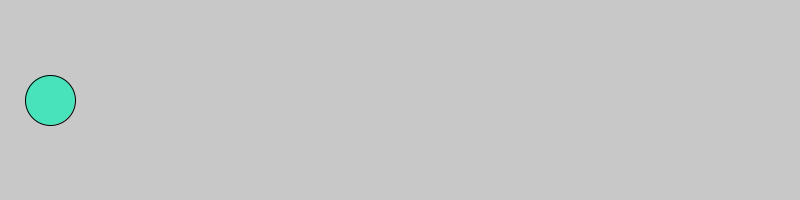
Frame 1 (no input)
Frame 60 (the mouse pressed at the canvas centre just before this capture): identical to frame 1, image omitted
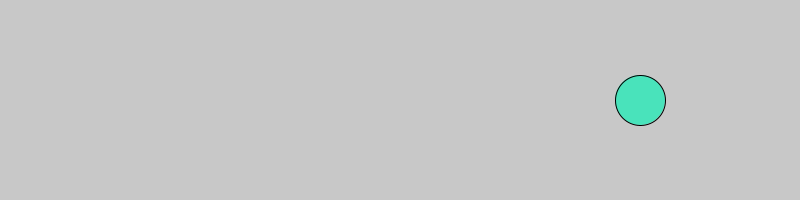
Frame 120 (the mouse held since frame 60 and released just before this capture)

The Processing sketch that drew these frames (run headless with seeded random() and noise(); from frame 60 on, the mouse is pressed at the canvas centre):

// Processing sketch: dot_race
// ── dot_race.pde


int x;

void setup() {
    size(800, 200);
    
    //1. Set the variable named x to 50.
    x = 50;
}

void draw() {

	background(200,200,200);
 
    //2. Draw an ellipse of height and width 50. Make sure to use the x variable for its X position. 
    fill(#49E3BB);
    ellipse( x , 100,50,50);
    //   Pick a y value that places it half way down the window.
      
    //3. Make the ellipse a nice color

    //4. If the mouse is pressed change the x value so that the dot moves to the right
  if(mousePressed){
    x = x + 10;
  }
    //5. If your dot moves slowly, make it move faster. If it moves too quickly, slow it down
    //  (you have to figure out what part of your code to change)

    //6. Use an if statement to play a sound (ding) when your dot crosses the finish line (right side of window).
    if(x==800){
      println("You finished the race!");
    }
    //   A playSound() method is provided (you have to uncomment the code at the bottom of this program to get this to work)
    

}



    
